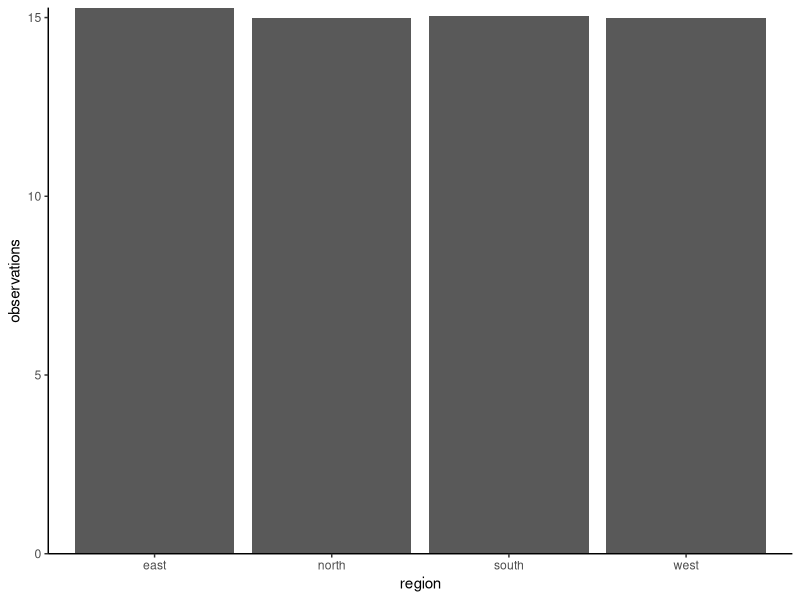
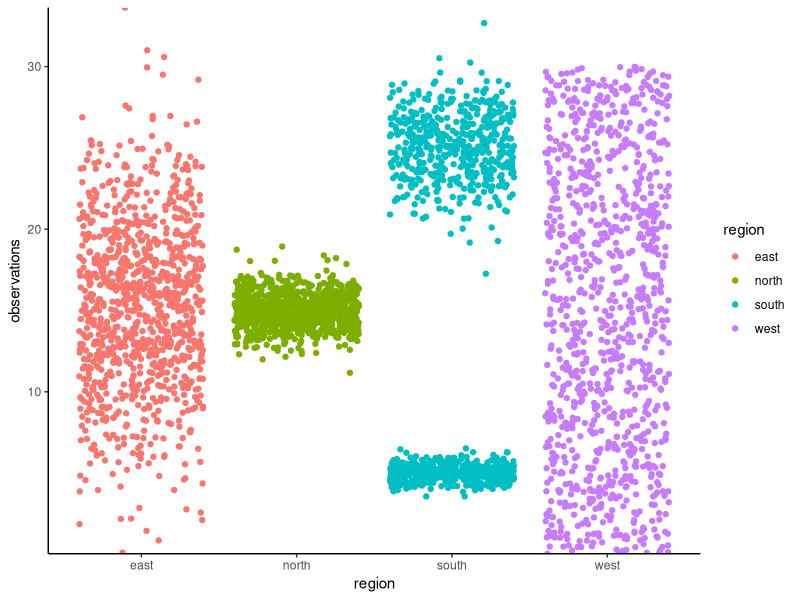

These charts were generated, in order, by the following R code:
library('ggplot2')

data <- read.table(file = 'data.txt', header = TRUE, sep = ',')

plot1 <- ggplot(data, aes(x = region, y = observations)) +
          stat_summary(fun = mean, geom = 'bar') +
          scale_y_continuous(expand = c(0,0)) +
          theme_classic()

plot2 <- ggplot(data, aes(x = region, y = observations, color = region)) +
          geom_jitter() +
          scale_y_continuous(expand = c(0,0)) +
          theme_classic()

#The two plots tell a different story. The barplot loses some information about the data set
#since it only shows the averages of the data, and nothing about the distribution of the 
#points within the set. The scatterplot shows that even though these data have similar means,
#their distribution patterns are different

ggsave('Q2_plot1.jpg', plot = plot1, width = 12, height = 8, dpi = 500)
ggsave('Q2_plot2.jpg', plot = plot2, width = 12, height = 8, dpi = 500)

